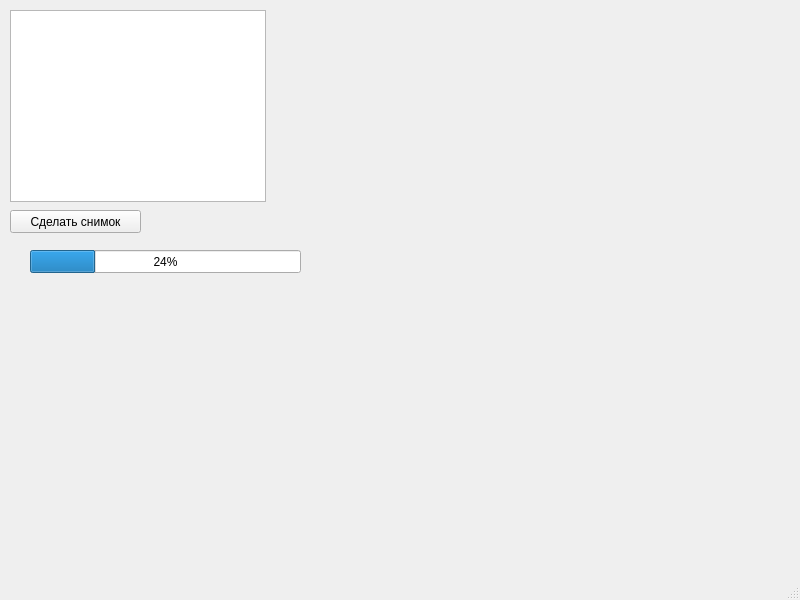
<?xml version="1.0" encoding="UTF-8"?>
<ui version="4.0">
 <class>MainWindow</class>
 <widget class="QMainWindow" name="MainWindow">
  <property name="windowModality">
   <enum>Qt::ApplicationModal</enum>
  </property>
  <property name="geometry">
   <rect>
    <x>0</x>
    <y>0</y>
    <width>800</width>
    <height>600</height>
   </rect>
  </property>
  <property name="windowTitle">
   <string notr="true">MainWindow</string>
  </property>
  <widget class="QWidget" name="centralwidget">
   <widget class="QProgressBar" name="progressBar">
    <property name="geometry">
     <rect>
      <x>30</x>
      <y>250</y>
      <width>271</width>
      <height>23</height>
     </rect>
    </property>
    <property name="value">
     <number>24</number>
    </property>
   </widget>
   <widget class="QPushButton" name="snapshotButton">
    <property name="geometry">
     <rect>
      <x>10</x>
      <y>210</y>
      <width>131</width>
      <height>23</height>
     </rect>
    </property>
    <property name="text">
     <string>Сделать снимок</string>
    </property>
   </widget>
   <widget class="QTableView" name="snapshotsView">
    <property name="geometry">
     <rect>
      <x>10</x>
      <y>10</y>
      <width>256</width>
      <height>192</height>
     </rect>
    </property>
   </widget>
  </widget>
  <widget class="QMenuBar" name="menubar">
   <property name="geometry">
    <rect>
     <x>0</x>
     <y>0</y>
     <width>800</width>
     <height>21</height>
    </rect>
   </property>
  </widget>
  <widget class="QStatusBar" name="statusbar"/>
 </widget>
 <resources/>
 <connections/>
</ui>
